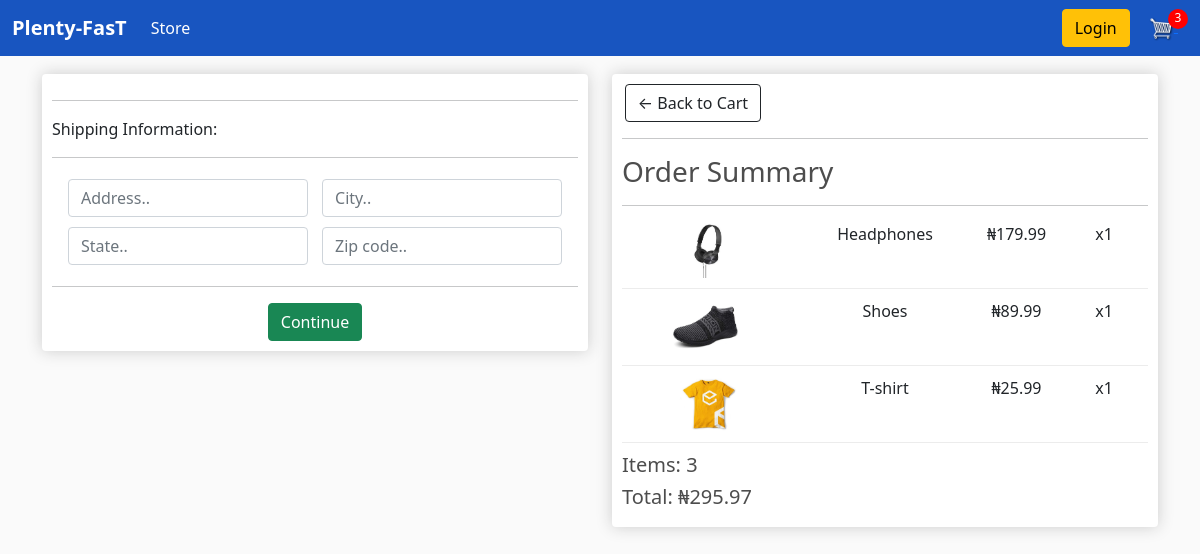
Screenshot of /checkout/ (signed in) with the database file from the repository.
### store/models.py (models this page shows, shortened)
class OrderItem(models.Model):
    product = models.ForeignKey(Product, on_delete=models.SET_NULL, null=True)
    order = models.ForeignKey(Order, on_delete=models.SET_NULL, null=True)
    quantity = models.IntegerField(default=0, null=True, blank=True)
    date_added = models.DateField(auto_now_add=True)
    @property
    def get_total(self):
        total = self.product.price * self.quantity
        return total

class Product(models.Model):
    name = models.CharField(max_length=200)
    price = models.DecimalField(max_digits=7, decimal_places=2)
    digital = models.BooleanField(default=False, null=True, blank=False)
    image = models.ImageField(null=True, blank=True)
    @property
    def imageURL(self):
        try:
            url = self.image.url
        except:
            url = ''
        return url

class Order(models.Model):
    customer = models.ForeignKey(Customer, on_delete=models.SET_NULL, null=True, blank=True)
    date_ordered = models.DateField(auto_now_add=True)
    complete = models.BooleanField(default=False)
    transaction_id = models.CharField(max_length=100, null=True)
    @property
    def shipping(self):
        shipping = False
        orderitems = self.orderitem_set.all()
        for i in orderitems:
            if i.product.digital == False:
                shipping = True
        return shipping
    @property
    def get_cart_total(self):
        orderitems = self.orderitem_set.all()
        total = sum([item.get_total for item in orderitems])
        return total
    @property
    def get_cart_items(self):
        orderitems = self.orderitem_set.all()
        total = sum([item.quantity for item in orderitems])
        return total

### store/views.py (the view)
# urls.py: path('checkout/', views.checkout, name= 'checkout'),
def checkout(request):
    if request.user.is_authenticated:
        customer = request.user.customer
        order, created = Order.objects.get_or_create(customer=customer, complete=False)
        items = order.orderitem_set.all()
        cartItems = order.get_cart_items
    else:
        items = [ ]
        order= {'get_cart_total':0, 'get_cart_items' :0, 'shipping': False }
        cartItems = order['get_cart_items']
    context = {'items' : items, 'order': order, 'cartItems': cartItems}
    return render(request, 'store/checkout.html', context)

### store/templates/store/checkout.html (shortened to what this page needs)
{% extends 'store/main.html'%} {% load static %} {% block content%}
<div class="row">
  <div class="col-lg-6">
    <div class="box-element" id="form-wrapper">
      <form id="form">
        <div id="shipping-info">
          <hr />
          <p class="text-start">Shipping Information:</p>
          <hr />
          <div class="form-field">
            <input
              class="form-control"
              type="text"
              name="address"
              placeholder="Address.."
            />
          </div>
          <div class="form-field">
            <input
              class="form-control"
              type="text"
              name="city"
              placeholder="City.."
            />
          </div>
          <div class="form-field">
            <input
              class="form-control"
              type="text"
              name="state"
              placeholder="State.."
            />
          </div>
          <div class="form-field">
            <input
              class="form-control"
              type="text"
              name="zipcode"
              placeholder="Zip code.."
            />
          </div>
        </div>
        <hr />
        <input
          id="form-button"
          class="btn btn-success btn-block rounded"
          type="submit"
          value="Continue"
        />
      </form>
    </div>
    <br />
  </div>
  <div class="col-lg-6">
    <div class="box-element">
      <a
        class="btn btn-outline-dark rounded"
        style="margin-left: -24rem"
        href="{% url 'cart' %}"
        >&#x2190; Back to Cart</a
      >
      <hr />
      <h3 class="text-start">Order Summary</h3>
      <hr />
      {% for item in items %}
      <div class="cart-row">
        <div style="flex: 2">
          <img class="row-image" src="{{item.product.imageURL}}" />
        </div>
        <div style="flex: 2"><p>{{item.product.name}}</p></div>
        <div style="flex: 1"><p>₦{{item.product.price|floatformat:2}}</p></div>
        <div style="flex: 1"><p>x{{item.quantity}}</p></div>
      </div>
      {% endfor %}
      <h5 class="text-start">Items: {{order.get_cart_items}}</h5>
      <h5 class="text-start">Total: ₦{{order.get_cart_total|floatformat:2}}</h5>
    </div>
  </div>
</div>
{% endblock content%}

### static/plenty_ecommerce/css/main.css (style rules this page uses)
body { background-color: hsl(0, 0%, 98%); }
h1,h2,h3,h4,h5,h6 { color:hsl(0, 0%, 30%); }
.box-element { box-shadow:hsl(0, 0%, 80%) 0 0 16px; background-color: #fff; border-radius: 4px; padding: 10px; }
.col-lg-4, .col-lg-6, .col-lg-8, .col-lg-12 { margin-top: 10px; }
.btn { border-radius: 0; }
.row-image { width: 100px; }
.form-field { width:250px; display: inline-block; padding: 5px; }
.cart-row { display: flex; align-items: flex-stretch; padding-bottom: 10px; margin-bottom: 10px; border-bottom: 1px solid #ececec; }

### rows the page displays
OrderItem: product.imageURL (picture), product.name "Headphones", product.price "179.99", quantity "1"
OrderItem: product.imageURL (picture), product.name "Shoes", product.price "89.99", quantity "1"
OrderItem: product.imageURL (picture), product.name "T-shirt", product.price "25.99", quantity "1"
Order: get_cart_items "3", get_cart_total "295.97"

### other values shown
{{ cartItems }} "3"
